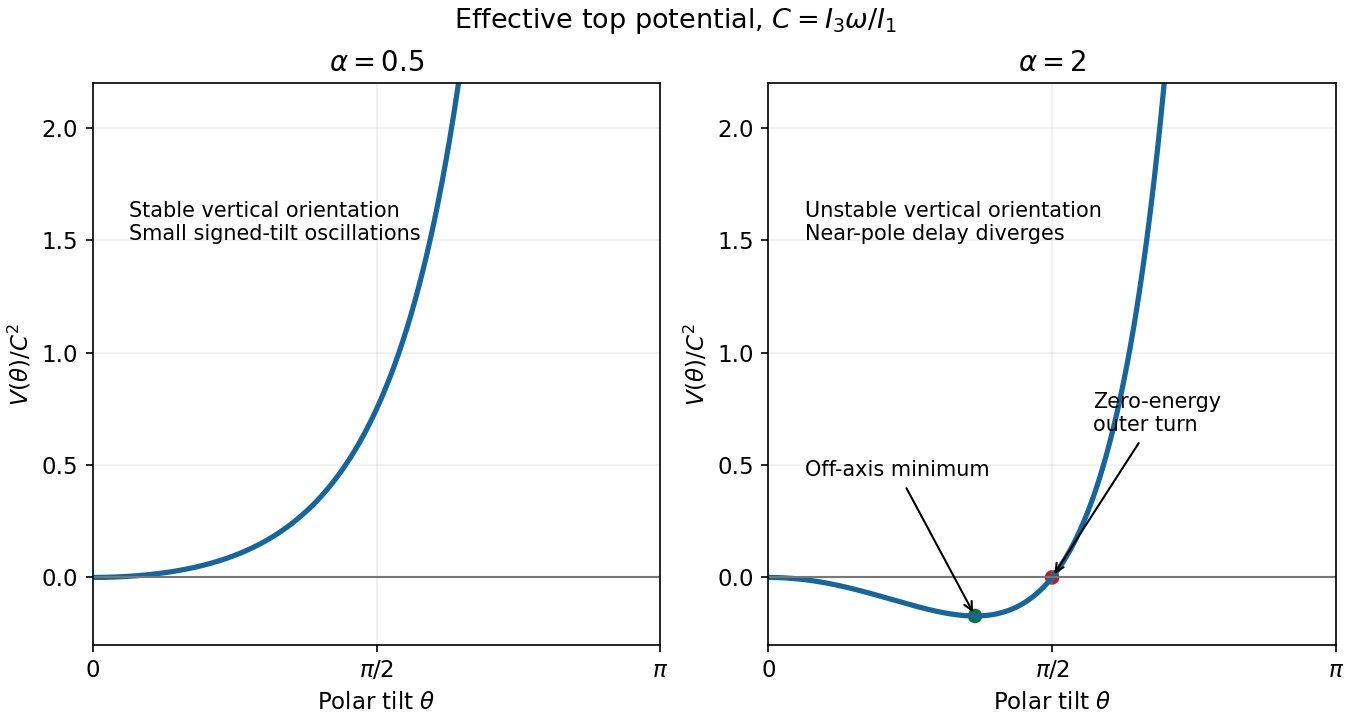

Reproduce this figure in Python.
from pathlib import Path
import matplotlib
matplotlib.use('Agg')
import matplotlib.pyplot as plt
import numpy as np
plt.rcParams.update({'font.size': 11, 'figure.facecolor': 'white', 'axes.facecolor': 'white'})

fig,axes=plt.subplots(1,2,figsize=(9,4.8),layout='constrained')
theta=np.linspace(0,np.pi-.025,1000)
for ax,alpha in zip(axes,[.5,2.]):
 v=np.tan(theta/2)**2-alpha*np.sin(theta/2)**2
 ax.plot(theta,v,color='#16659c',lw=2.5);ax.axhline(0,color='#777777',lw=1)
 ax.set(xlim=(0,np.pi),ylim=(-.3,2.2),xlabel=r'Polar tilt $\theta$',ylabel=r'$V(\theta)/C^2$',title=rf'$\alpha={alpha:g}$')
 ax.set_xticks([0,np.pi/2,np.pi],[r'$0$',r'$\pi/2$',r'$\pi$']);ax.grid(alpha=.2)
axes[0].text(.2,1.5,'Stable vertical orientation\nSmall signed-tilt oscillations',fontsize=10)
alpha=2.;tm=2*np.arccos(alpha**(-.25));vm=-(np.sqrt(alpha)-1)**2;tzero=2*np.arccos(alpha**(-.5))
axes[1].scatter([tm,tzero],[vm,0],color=['#11703e','#b22428'])
axes[1].annotate('Off-axis minimum',(tm,vm),(.2,.45),arrowprops={'arrowstyle':'->'},fontsize=10)
axes[1].annotate('Zero-energy\nouter turn',(tzero,0),(1.8,.65),arrowprops={'arrowstyle':'->'},fontsize=10)
axes[1].text(.2,1.5,'Unstable vertical orientation\nNear-pole delay diverges',fontsize=10)
fig.suptitle(r'Effective top potential, $C=I_3\omega/I_1$',fontsize=13)

fig.savefig(Path.cwd()/Path(__file__).with_suffix('.png').name, dpi=150, facecolor='white', transparent=False)
plt.close(fig)
